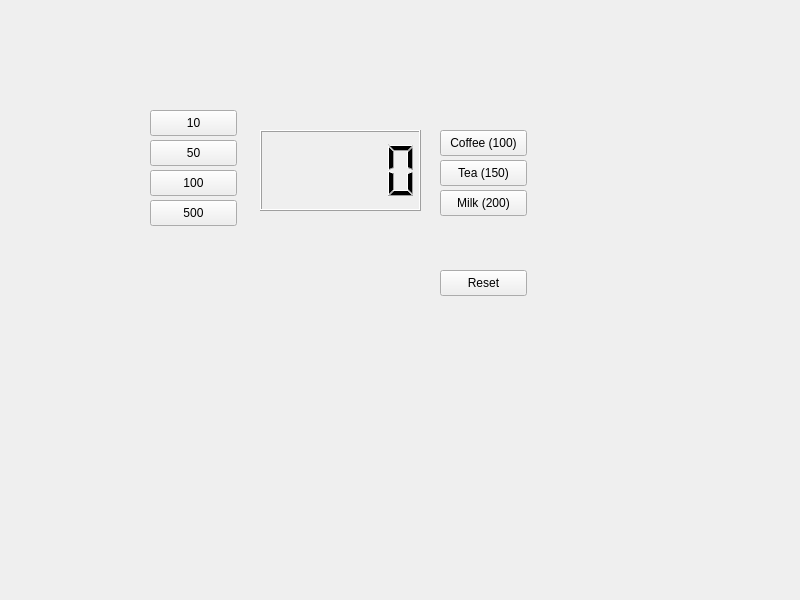
<?xml version="1.0" encoding="UTF-8"?>
<ui version="4.0">
 <class>Widget</class>
 <widget class="QWidget" name="Widget">
  <property name="geometry">
   <rect>
    <x>0</x>
    <y>0</y>
    <width>800</width>
    <height>600</height>
   </rect>
  </property>
  <property name="windowTitle">
   <string>Widget</string>
  </property>
  <widget class="QLCDNumber" name="lcdNumber">
   <property name="geometry">
    <rect>
     <x>260</x>
     <y>130</y>
     <width>161</width>
     <height>81</height>
    </rect>
   </property>
  </widget>
  <widget class="QPushButton" name="pb50">
   <property name="geometry">
    <rect>
     <x>150</x>
     <y>140</y>
     <width>87</width>
     <height>26</height>
    </rect>
   </property>
   <property name="text">
    <string>50</string>
   </property>
  </widget>
  <widget class="QPushButton" name="pb100">
   <property name="geometry">
    <rect>
     <x>150</x>
     <y>170</y>
     <width>87</width>
     <height>26</height>
    </rect>
   </property>
   <property name="text">
    <string>100</string>
   </property>
  </widget>
  <widget class="QPushButton" name="pb500">
   <property name="geometry">
    <rect>
     <x>150</x>
     <y>200</y>
     <width>87</width>
     <height>26</height>
    </rect>
   </property>
   <property name="text">
    <string>500</string>
   </property>
  </widget>
  <widget class="QPushButton" name="pb10">
   <property name="geometry">
    <rect>
     <x>150</x>
     <y>110</y>
     <width>87</width>
     <height>26</height>
    </rect>
   </property>
   <property name="text">
    <string>10</string>
   </property>
  </widget>
  <widget class="QPushButton" name="pbCoffee">
   <property name="geometry">
    <rect>
     <x>440</x>
     <y>130</y>
     <width>87</width>
     <height>26</height>
    </rect>
   </property>
   <property name="text">
    <string>Coffee (100)</string>
   </property>
  </widget>
  <widget class="QPushButton" name="pbTea">
   <property name="geometry">
    <rect>
     <x>440</x>
     <y>160</y>
     <width>87</width>
     <height>26</height>
    </rect>
   </property>
   <property name="text">
    <string>Tea (150)</string>
   </property>
  </widget>
  <widget class="QPushButton" name="pbMilk">
   <property name="geometry">
    <rect>
     <x>440</x>
     <y>190</y>
     <width>87</width>
     <height>26</height>
    </rect>
   </property>
   <property name="text">
    <string>Milk (200)</string>
   </property>
  </widget>
  <widget class="QPushButton" name="pbReset">
   <property name="geometry">
    <rect>
     <x>440</x>
     <y>270</y>
     <width>87</width>
     <height>26</height>
    </rect>
   </property>
   <property name="text">
    <string>Reset</string>
   </property>
  </widget>
 </widget>
 <resources/>
 <connections/>
</ui>
